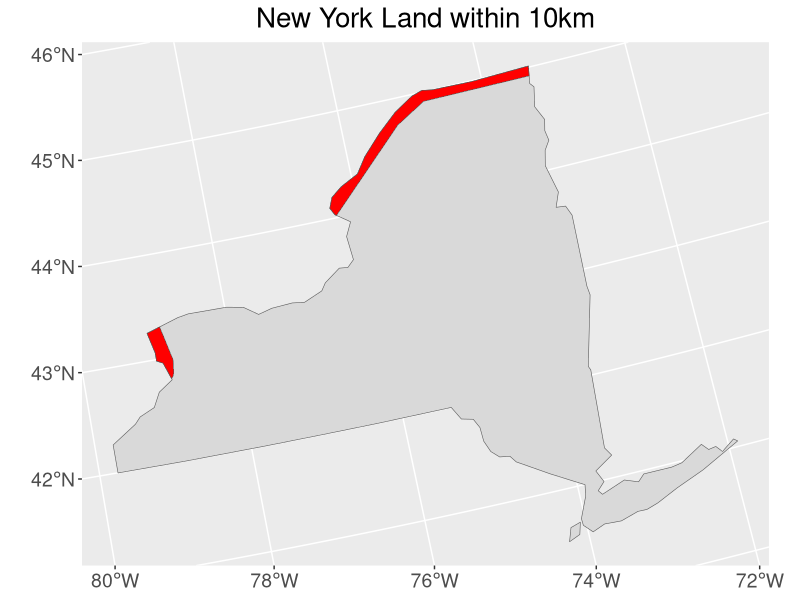

Source code (R):
## ---- chunk 1
library(spData)
library(sf)
library(tidyverse)
library(units)
## ---- chunk 2
data(world)
st_crs(world)
## ---- chunk 3
data(us_states)
st_crs(us_states)
## ---- chunk 4
Canada = filter(world, name_long=="Canada")
NY = filter(us_states, NAME=="New York")
## ---- chunk 5
albers="+proj=aea +lat_1=29.5 +lat_2=45.5 +lat_0=37.5 +lon_0=-96 +x_0=0 +y_0=0 +ellps=GRS80 +datum=NAD83 +units=m +no_defs"
Canada_trans = st_transform(Canada, crs=albers)
NY_trans = st_transform(NY, crs=albers)
## ---- chunk 6
Canada_buffer = st_buffer(Canada_trans, dist=10000) # The default unit is meter.
border = st_intersection(Canada_buffer, NY_trans)
st_area(border) %>% set_units(km^2)
## ---- chunk 7
ggplot() +
  geom_sf(data=NY_trans, fill="grey85") +
  geom_sf(data=border, fill="red") +
  labs(title="New York Land within 10km") +
  theme(plot.title = element_text(size=20L, hjust=0.5),
        axis.text = element_text(size=14L))
